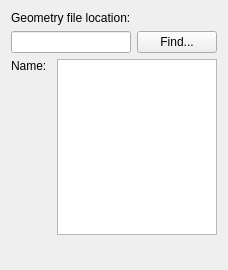
<?xml version="1.0" encoding="UTF-8"?>
<ui version="4.0">
 <class>geometryWidget</class>
 <widget class="QWidget" name="geometryWidget">
  <property name="geometry">
   <rect>
    <x>0</x>
    <y>0</y>
    <width>207</width>
    <height>270</height>
   </rect>
  </property>
  <property name="windowTitle">
   <string>Form</string>
  </property>
  <layout class="QGridLayout" name="gridLayout">
   <item row="0" column="0" colspan="2">
    <widget class="QLabel" name="geoFileLocationLabel">
     <property name="text">
      <string>Geometry file location:</string>
     </property>
    </widget>
   </item>
   <item row="5" column="0" colspan="2">
    <spacer name="verticalSpacer">
     <property name="orientation">
      <enum>Qt::Vertical</enum>
     </property>
     <property name="sizeHint" stdset="0">
      <size>
       <width>20</width>
       <height>40</height>
      </size>
     </property>
    </spacer>
   </item>
   <item row="4" column="0">
    <widget class="QLabel" name="geoNameLabel">
     <property name="sizePolicy">
      <sizepolicy hsizetype="Preferred" vsizetype="Preferred">
       <horstretch>0</horstretch>
       <verstretch>0</verstretch>
      </sizepolicy>
     </property>
     <property name="maximumSize">
      <size>
       <width>40</width>
       <height>16777215</height>
      </size>
     </property>
     <property name="text">
      <string>Name:</string>
     </property>
     <property name="alignment">
      <set>Qt::AlignLeading|Qt::AlignLeft|Qt::AlignTop</set>
     </property>
    </widget>
   </item>
   <item row="1" column="0" colspan="2">
    <widget class="QLineEdit" name="fileLocation"/>
   </item>
   <item row="1" column="2">
    <widget class="QPushButton" name="findGeoFileButton">
     <property name="text">
      <string>Find...</string>
     </property>
    </widget>
   </item>
   <item row="4" column="1" colspan="2">
    <widget class="QListWidget" name="geoNameList"/>
   </item>
  </layout>
 </widget>
 <resources/>
 <connections/>
</ui>
